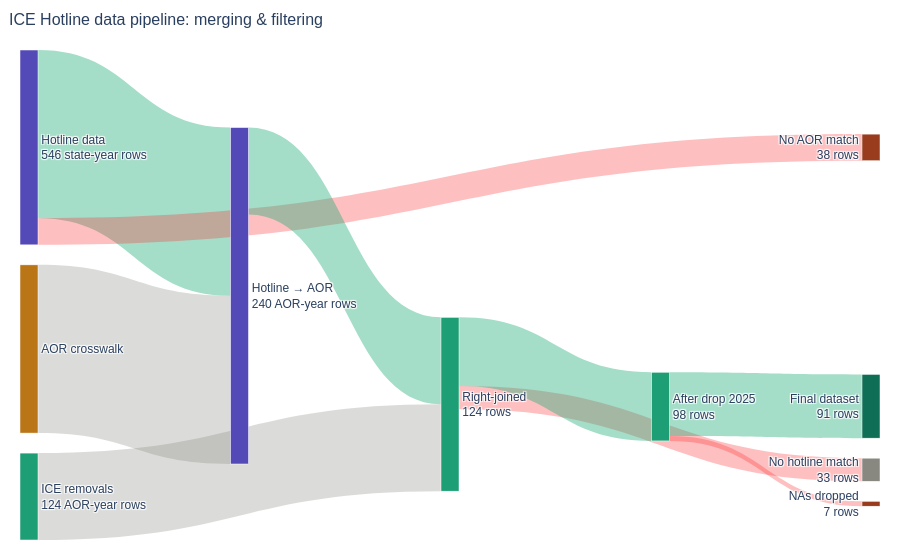

The notebook cell saved with this chart:
### Code cell
# ── Build Sankey ─────────────────────────────────────────────────────────────
#
# Node index (As reccomended by sources online):
#  0  Hotline data (state-year)
#  1  ICE removals data (AOR-year)
#  2  AOR crosswalk
#  3  Hotline mapped to AOR-year
#  4  Hotline rows: no AOR match
#  5  Right-joined dataset
#  6  ICE rows: no hotline match
#  7  After dropping 2025
#  8  Dropped: 2025 rows
#  9  Final dataset
# 10  Dropped: NAs

##Clairifying types of datasets with new labels
labels = [
    f"Hotline data<br>{n_HL_base} state-year rows",           # 0
    f"ICE removals<br>{n_ICE_byyear} AOR-year rows",          # 1
    f"AOR crosswalk",                                          # 2
    f"Hotline → AOR<br>{n_HL_byAOR} AOR-year rows",           # 3
    f"No AOR match<br>{n_HL_no_aor} rows",                    # 4
    f"Right-joined<br>{n_after_join} rows",                   # 5
    f"No hotline match<br>{n_HL_unmatched} rows",             # 6
    f"After drop 2025<br>{n_after_2025} rows",                # 7
    f"2025 rows<br>{n_dropped_2025} dropped",                 # 8
    f"Final dataset<br>{n_final} rows",                       # 9
    f"NAs dropped<br>{n_dropped_na} rows",                    # 10
]

##Giving color
FLOW    = "rgba(29, 170, 117, 0.4)"   # teal  – rows that survive
DROP    = "rgba(250, 45, 48, 0.3)"    # coral – rows dropped / unmatched
NEUTRAL = "rgba(136, 135, 128, 0.3)"  # gray  – source inputs

##Building sources and targets
sources = [0,  2,  0,  1,  3,  5,  5,  7,  7]
targets = [3,  3,  4,  5,  5,  6,  7,  9, 10]
values  = [
    n_HL_byAOR,       
    n_HL_byAOR,      
    n_HL_no_aor,      
    n_ICE_byyear,    
    n_after_join,    
    n_HL_unmatched, 
    n_after_2025,   
    n_final,        
    n_dropped_na, 
]

##Adding link colors
link_colors = [
    FLOW, NEUTRAL, DROP,
    NEUTRAL, FLOW,
    DROP, FLOW,
    FLOW, DROP,
]

#Giving the nodes matching colors -- this was a MASSIVE pain
node_colors = [
    "#534AB7",  # 0 hotline – purple
    "#1D9E75",  # 1 ICE     – teal
    "#BA7517",  # 2 crosswalk – amber
    "#534AB7",  # 3 hotline AOR – purple
    "#993C1D",  # 4 no AOR match – coral
    "#1D9E75",  # 5 right-joined – teal
    "#888780",  # 6 no hotline match – gray
    "#1D9E75",  # 7 after 2025 – teal
    "#993C1D",  # 8 2025 dropped – coral
    "#0F6E56",  # 9 final – dark teal
    "#993C1D",  # 10 NAs – coral
]

##Actually creating the diagram
Sankey = go.Figure(go.Sankey(
    arrangement="snap",
    node=dict(
        pad=20,
        thickness=18,
        line=dict(color="white", width=0.5),
        label=labels,
        color=node_colors,
        hovertemplate="%{label}<extra></extra>",
    ),
    link=dict(
        source=sources,
        target=targets,
        value=values,
        color=link_colors,
        hovertemplate="Flow: %{value:,} rows<extra></extra>",
    ),
))

Sankey.update_layout(
    title=dict(
        text="ICE Hotline data pipeline: merging & filtering",
        font=dict(size=16),
        x=0.01,
    ),
    font=dict(size=12, family="Arial"),
    margin=dict(l=20, r=20, t=50, b=20),
    height=560,
)

Sankey.show()

### Figure 1 — Plotly figure (JSON) as saved in the notebook; plotly's stock layout.template omitted (floating-point values rounded to 4 significant figures)
{"data": [{"arrangement": "snap", "link": {"color": ["rgba(29, 170, 117, 0.4)", "rgba(136, 135, 128, 0.3)", "rgba(250, 45, 48, 0.3)", "rgba(136, 135, 128, 0.3)", "rgba(29, 170, 117, 0.4)", "rgba(250, 45, 48, 0.3)", "rgba(29, 170, 117, 0.4)", "rgba(29, 170, 117, 0.4)", "rgba(250, 45, 48, 0.3)"], "hovertemplate": "Flow: %{value:,} rows<extra></extra>", "source": [0, 2, 0, 1, 3, 5, 5, 7, 7], "target": [3, 3, 4, 5, 5, 6, 7, 9, 10], "value": [240, 240, 38, 124, 124, 33, 98, 91, 7]}, "node": {"color": ["#534AB7", "#1D9E75", "#BA7517", "#534AB7", "#993C1D", "#1D9E75", "#888780", "#1D9E75", "#993C1D", "#0F6E56", "#993C1D"], "hovertemplate": "%{label}<extra></extra>", "label": ["Hotline data<br>546 state-year rows", "ICE removals<br>124 AOR-year rows", "AOR crosswalk", "Hotline → AOR<br>240 AOR-year rows", "No AOR match<br>38 rows", "Right-joined<br>124 rows", "No hotline match<br>33 rows", "After drop 2025<br>98 rows", "2025 rows<br>26 dropped", "Final dataset<br>91 rows", "NAs dropped<br>7 rows"], "line": {"color": "white", "width": 0.5}, "pad": 20, "thickness": 18}, "type": "sankey"}], "layout": {"font": {"family": "Arial", "size": 12}, "height": 560, "margin": {"b": 20, "l": 20, "r": 20, "t": 50}, "title": {"font": {"size": 16}, "text": "ICE Hotline data pipeline: merging & filtering", "x": 0.01}}}
